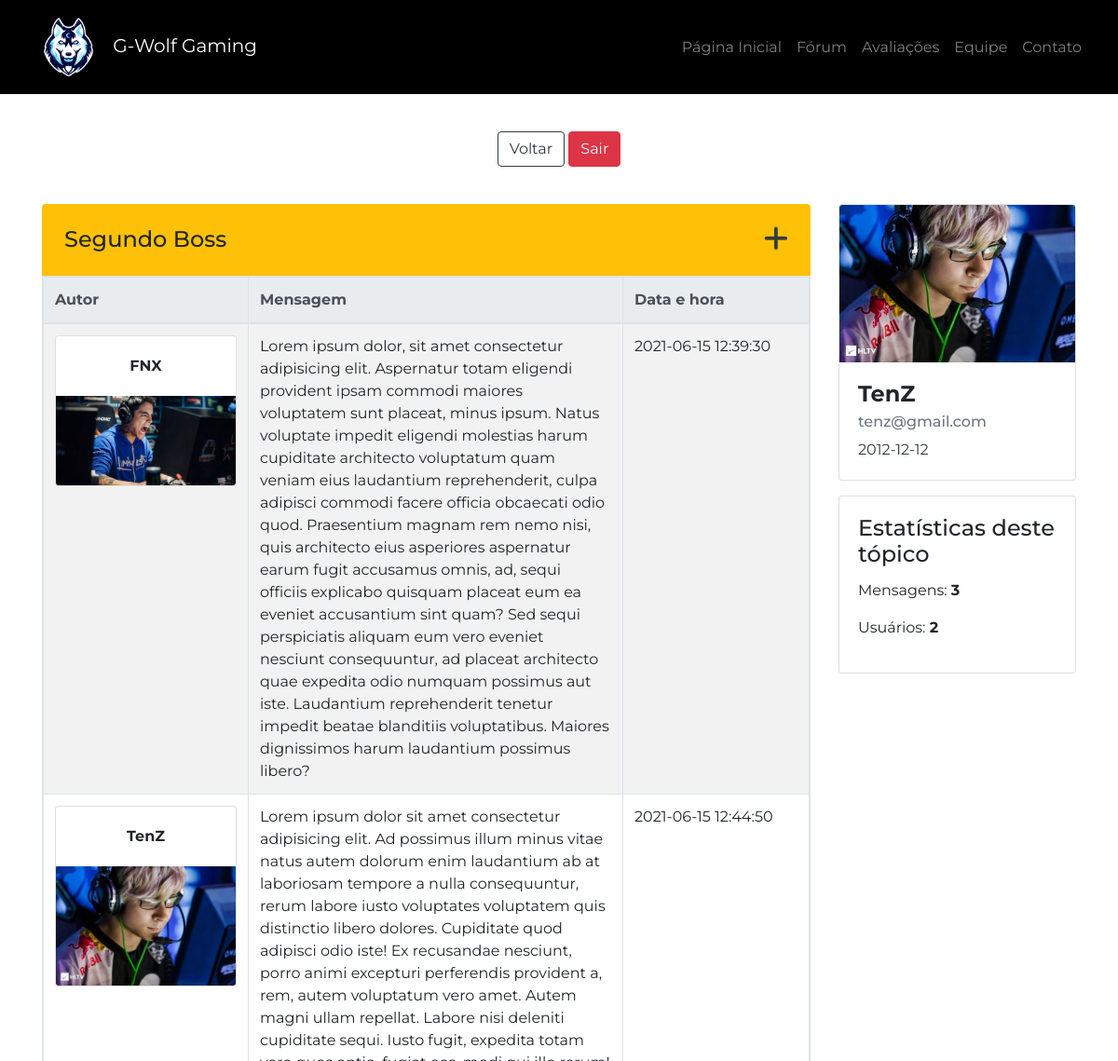
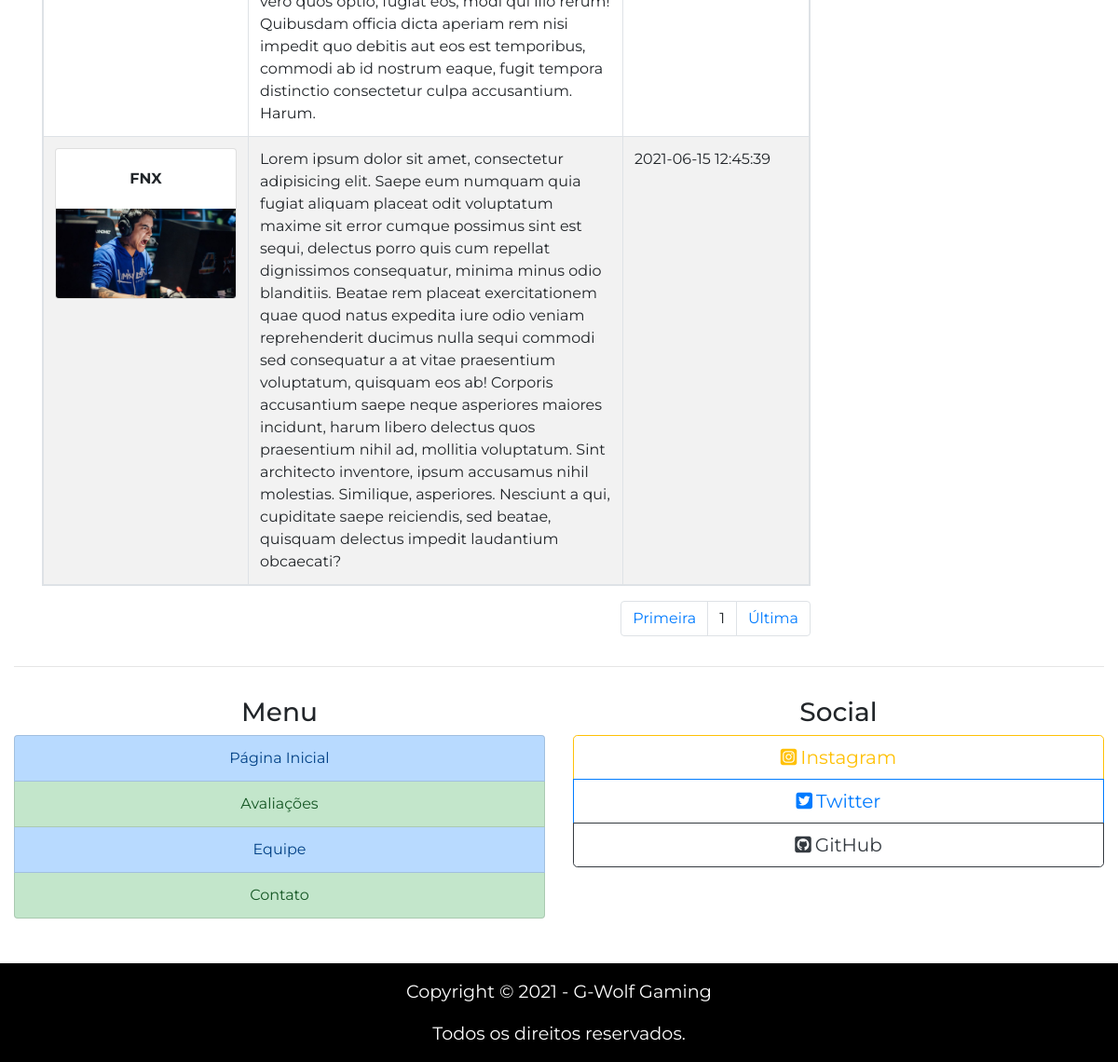
Page /topicos/second-boss.php (signed in) on the committed database (2 pictures, top to bottom).
### tables this page shows
CREATE TABLE IF NOT EXISTS `mensagens_topico` (
  `id_msg` int(11) NOT NULL AUTO_INCREMENT,
  `conteudo_msg` varchar(3000) NOT NULL,
  `autor_msg` varchar(255) NOT NULL,
  `img_autor_msg` varchar(40) NOT NULL,
  `data_msg` datetime NOT NULL,
  `topico_msg` varchar(255) NOT NULL,
  PRIMARY KEY (`id_msg`)
);

### topicos/second-boss.php (the view, shortened to what this page needs)
<?php
include_once("../php/conexao.php");
$contar_msg = "SELECT * FROM mensagens_topico WHERE topico_msg = 'Segundo Boss'";
$resultado_contar_msg = mysqli_query($connect, $contar_msg);
$total_msg = mysqli_num_rows($resultado_contar_msg);
$contar_usuarios = "SELECT autor_msg, COUNT(autor_msg) as total FROM mensagens_topico WHERE topico_msg = 'Segundo Boss' GROUP BY autor_msg";
$resultado_contar_usuarios = mysqli_query($connect, $contar_usuarios);
$total_usuarios = mysqli_num_rows($resultado_contar_usuarios);
?>
<!DOCTYPE html>
<html lang="pt-br">
<head>
    <link rel="stylesheet" href="https://stackpath.bootstrapcdn.com/bootstrap/4.5.0/css/bootstrap.min.css">
    <link rel="stylesheet" href="../css/global.css">
    <link rel="stylesheet" href="../css/homeforum.css">
</head>
<body>
    <header>
        <nav class="navbar navbar-expand-lg navbar-dark bg-black">
            <div class="container-fluid py-0">
                <a class="navbar-brand text-white p-0" href="../index.php">
                    <img id="logo" src="../assets/logo-sem-texto.png" alt="G-Wolf Gaming">
                    G-Wolf Gaming
                </a>
                <div class="collapse navbar-collapse justify-content-end" id="navbarSite">
                    <ul class="navbar-nav">
                        <li class="nav-item">
                            <a class="nav-link" href="../index.php">Página Inicial</a>
                        </li>
                        <li class="nav-item">
                            <a class="nav-link" href="../forum.php">Fórum</a>
                        </li>
                        <li class="nav-item">
                            <a class="nav-link" href="../avaliacoes.html">Avaliações</a>
                        </li>
                        <li class="nav-item">
                            <a class="nav-link" href="../equipe.html">Equipe</a>
                        </li>
                        <li class="nav-item">
                            <a class="nav-link " href="../contato.php">Contato</a>
                        </li>
                    </ul>
                </div>
            </div>
        </nav>
    </header>
    <main>
        <div class="container mt-2">
            <div class="bg-white mb-3 rounded-bottom">
                <div class="container">
                    <div class="row py-4 d-flex align-items-center">
                        <div class="col-md-12 text-center">
                            <a href="../forum.php" class="btn btn-outline-dark mt-2">Voltar</a>
                            <a href="../php/sair.php"><button class="btn btn-danger mt-2">Sair</button></a>
                        </div>
                    </div>
                </div>
            </div>
            <div class="row">
                <div class="col-12 col-lg-9 col-xl-9">
                    <div id="topic" class="d-flex bg-warning mb-0 p-4 rounded-top justify-content-between">
                        <h2 class="h4 mb-0">Segundo Boss</h2>
                        <a href class="h4 text-dark mb-0" data-toggle="modal" data-target="#createMsgModal"><i class="fas fa-plus fa-lg"></i></a>
                    </div>
                    <table class="table table-striped table-bordered table-responsive">
                        <thead class="thead-light">
                            <tr>
                                <th scope="col" class="autor-col">Autor</th>
                                <th scope="col" class="msg-col">Mensagem</th>
                                <th scope="col" class="date-col">Data e hora</th>
                            </tr>
                        </thead>
                        <tbody>
                            <?php
                                $pagina_atual = filter_input(INPUT_GET, 'pagina', FILTER_SANITIZE_NUMBER_INT);
                                $pagina = (!empty($pagina_atual)) ? $pagina_atual : 1;
                                $qnt_pagina = 20;
                                $inicio = ($qnt_pagina * $pagina) - $qnt_pagina;
                                $show_msg = "SELECT * FROM mensagens_topico WHERE topico_msg = 'Segundo Boss' LIMIT $inicio, $qnt_pagina";
                                $resultado_show_msg = mysqli_query($connect, $show_msg);
                                while($row_msg = mysqli_fetch_assoc($resultado_show_msg)):
                            ?>
                            <tr>
                                <td>
                                    <div class="card text-center">
                                        <div class="card-body">
                                            <b><?php echo $row_msg['autor_msg']; ?></b>
                                        </div>
                                        <img class="card-img-bottom" src="../upload/<?php echo $row_msg['img_autor_msg']; ?>" alt="Imagem Autor">
                                    </div>
                                </td>
                                <td>
                                    <?php echo $row_msg['conteudo_msg']; ?>
                                </td>
                                <td>
                                    <div><?php echo $row_msg['data_msg']; ?></div>
                                </td>
                            </tr>
                            <?php
                                endwhile;
                            ?>
                        </tbody>
                    </table>
                    <div>
                        <nav>
                            <ul class="pagination justify-content-end">
                        <?php
                            $result_pg = "SELECT COUNT(id_msg) AS num_result FROM mensagens_topico WHERE topico_msg = 'Segundo Boss'";
                            $resultado_pg = mysqli_query($connect, $result_pg);
                            $row_pg = mysqli_fetch_assoc($resultado_pg);
                            $quantidade_pg = ceil($row_pg['num_result'] / $qnt_pagina);
                            echo "<li class='page-item'><a class='page-link' href='./second-boss.php?pagina=1'>Primeira</a></li>";
                            echo "<li class='page-item'><a class='page-link'>$pagina</a></li>";
                            echo "<li class='page-item'><a class='page-link' href='./second-boss.php?pagina=$quantidade_pg'>Última</a></li>";
                        ?>
                            </ul>
                        </nav>
                    </div>
                </div>
                <div class="col-12 col-lg-3 col-xl-3">
                    <aside>
                        <div class="row">
                            <div class="col-12 col-sm-6 col-lg-12 col-xl-12">
                                <div class="card mb-3 mb-sm-3 mb-xl-3">
                                    <img src="../upload/<?php echo $_SESSION['usuarioImgPerfil']; ?>" class="card-img-top">
                                    <div class="card-body">
                                        <h4 class="card-title"><b><?php echo $_SESSION['usuarioNome']; ?></b></h4>
                                        <h6 class="card-subtitle mb-2 text-muted"><?php echo $_SESSION['usuarioEmail']; ?></h5>
                                        <p class="card-text text-dark"><?php echo $_SESSION['usuarioDtNasc']; ?></p>
                                    </div>
                                </div>
                            </div>
                            <div class="col-12 col-sm-6 col-lg-12 col-xl-12">
                                <div class="card mb-3 mb-sm-3 mb-xl-3">
                                    <div class="card-body">
                                        <h2 class="h4 card-title">Estatísticas deste tópico</h1>
                                        <p>Mensagens: <b><?php echo $total_msg; ?></b></p>
                                        <p>Usuários: <b><?php echo $total_usuarios; ?></b></p>
                                    </div>
                                </div>
                            </div>
                        </div>
                    </aside>
                </div>
            </div>
        </div>
    </main>
    <footer>
        <div class="container-fluid">
            <div class="row">
                <div class="col-12 mb-3">
                    <hr>
                </div>
                <div class="col-sm-6 mb-4 text-center">
                    <h3>Menu</h3>
                    <div class="list-group">
                        <a class="list-group-item list-group-item-action list-group-item-primary" href="../index.php">Página Inicial</a>
                        <a class="list-group-item list-group-item-action list-group-item-success" href="../avaliacoes.html">Avaliações</a>
                        <a class="list-group-item list-group-item-action list-group-item-primary" href="../equipe.html">Equipe</a>
                        <a class="list-group-item list-group-item-action list-group-item-success" href="../contato.php">Contato</a>
                    </div>
                </div>
                <div class="col-sm-6 mb-1 text-center">
                    <h3>Social</h3>
                    <div class="btn-group-vertical btn-block btn-group-lg" role="group">
                        <a class="btn btn-outline-warning" href="https://www.instagram.com/oficialgwolf/" target="_blank"><i class="fab fa-instagram-square mr-1"></i>Instagram</a>
                        <a class="btn btn-outline-primary" href="https://twitter.com/oficialgwolf" target="_blank"><i class="fab fa-twitter-square mr-1"></i>Twitter</a>
                        <a class="btn btn-outline-dark" href="https://github.com/oficialgwolf" target="_blank"><i class="fab fa-github-square mr-1"></i>GitHub</a>
                    </div>
                </div>
                <div class="col-12 text-center bg-black pt-3 mt-4">
                    <p class="font-size-maior text-white">Copyright © 2021 - G-Wolf Gaming</p>
                    <p class="font-size-maior text-white">Todos os direitos reservados.</p>
                </div>
            </div>
        </div>
    </footer>
</body>
</html>

### css/global.css (style rules this page uses)
body { font-family: 'Montserrat', sans-serif; }
.bg-black { background-color: #000; }
.font-size-maior { font-size: 1.2em; }
#logo { width: 85px; }

### css/homeforum.css (style rules this page uses)
.autor-col { min-width: 220px; }
.msg-col { min-width: 402px; }
.date-col { min-width: 200px; }

### rows in the picture
mensagens_topico: autor_msg "FNX", img_autor_msg (picture), conteudo_msg "Lorem ipsum dolor, sit amet consectetur adipisicing elit. Aspernatur totam eligendi provident ipsam commodi maiores voluptatem sunt placeat, minus ipsum. Natus voluptate impedit eligendi molestias harum cupiditate architecto voluptatum quam veniam eius laudantium reprehenderit, culpa adipisci commodi facere officia obcaecati odio quod. Praesentium magnam rem nemo nisi, quis architecto eius asperiores aspernatur earum fugit accusamus omnis, ad, sequi officiis explicabo quisquam placeat eum ea eveniet accusantium sint quam? Sed sequi perspiciatis aliquam eum vero eveniet nesciunt consequuntur, ad placeat architecto quae expedita odio numquam possimus aut iste. Laudantium reprehenderit tenetur…", data_msg "2021-06-15 12:39:30"
mensagens_topico: autor_msg "TenZ", img_autor_msg (picture), conteudo_msg "Lorem ipsum dolor sit amet consectetur adipisicing elit. Ad possimus illum minus vitae natus autem dolorum enim laudantium ab at laboriosam tempore a nulla consequuntur, rerum labore iusto voluptates voluptatem quis distinctio libero dolores. Cupiditate quod adipisci odio iste! Ex recusandae nesciunt, porro animi excepturi perferendis provident a, rem, autem voluptatum vero amet. Autem magni ullam repellat. Labore nisi deleniti cupiditate sequi. Iusto fugit, expedita totam vero quos optio, fugiat eos, modi qui illo rerum! Quibusdam officia dicta aperiam rem nisi impedit quo debitis aut eos est temporibus, commodi ab id nostrum eaque, fugit tempora distinctio consectetur culpa accusantium.…", data_msg "2021-06-15 12:44:50"
mensagens_topico: autor_msg "FNX", img_autor_msg (picture), conteudo_msg "Lorem ipsum dolor sit amet, consectetur adipisicing elit. Saepe eum numquam quia fugiat aliquam placeat odit voluptatum maxime sit error cumque possimus sint est sequi, delectus porro quis cum repellat dignissimos consequatur, minima minus odio blanditiis. Beatae rem placeat exercitationem quae quod natus expedita iure odio veniam reprehenderit ducimus nulla sequi commodi sed consequatur a at vitae praesentium voluptatum, quisquam eos ab! Corporis accusantium saepe neque asperiores maiores incidunt, harum libero delectus quos praesentium nihil ad, mollitia voluptatum. Sint architecto inventore, ipsum accusamus nihil molestias. Similique, asperiores. Nesciunt a qui, cupiditate saepe…", data_msg "2021-06-15 12:45:39"

### other values in the picture
$pagina "1"
$_SESSION['usuarioNome'] "TenZ"
$_SESSION['usuarioEmail'] "tenz@gmail.com"
$_SESSION['usuarioDtNasc'] "2012-12-12"
$total_msg "3"
$total_usuarios "2"
